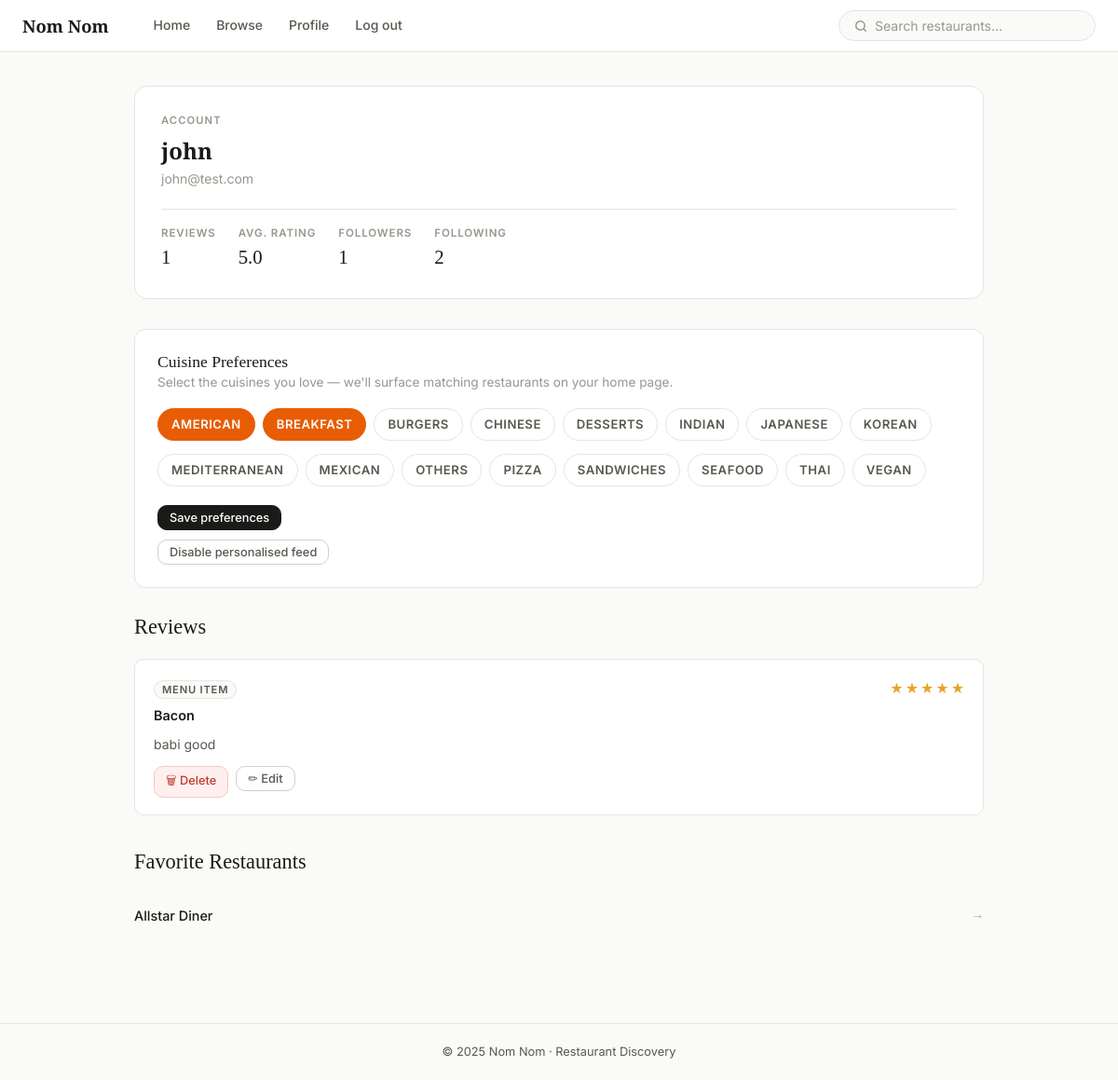
The page /profile (signed in) on the database as committed earlier.
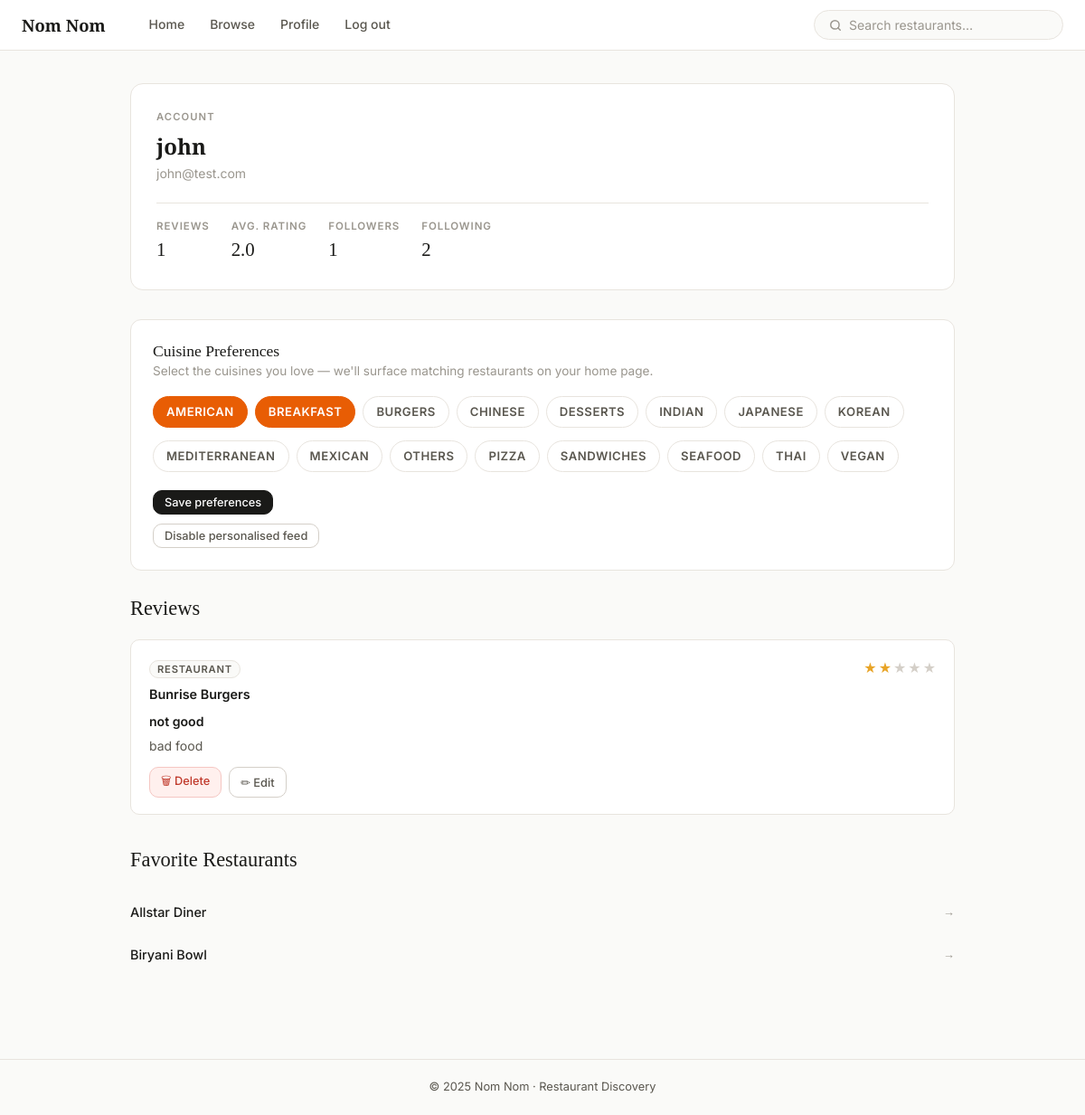
The same page on the database as committed later.
### tables this page shows
CREATE TABLE categories (
    category_id INTEGER PRIMARY KEY AUTOINCREMENT,
    name TEXT NOT NULL,
    description TEXT
);

CREATE TABLE menu_item_reviews (
    review_id INTEGER PRIMARY KEY AUTOINCREMENT,
    item_id INTEGER NOT NULL,
    user_id INTEGER NOT NULL,
    rating INTEGER NOT NULL CHECK(rating BETWEEN 1 AND 5),
    content TEXT,
    upvotes INTEGER DEFAULT 0,
    UNIQUE (user_id, item_id),
    FOREIGN KEY (item_id)  REFERENCES menu_items(item_id),
    FOREIGN KEY (user_id)  REFERENCES users(user_id) ON DELETE CASCADE
);

CREATE TABLE menu_items (
    item_id INTEGER PRIMARY KEY AUTOINCREMENT,
    restaurant_id INTEGER NOT NULL,
    menu_category_id INTEGER,
    name TEXT NOT NULL,
    description TEXT,
    price REAL,
    avg_rating REAL DEFAULT 0.00,
    total_reviews INTEGER DEFAULT 0,
    FOREIGN KEY (restaurant_id) REFERENCES restaurants(restaurant_id),
    FOREIGN KEY (menu_category_id) REFERENCES menu_categories(menu_category_id)
);

CREATE TABLE favorites (
    favorite_id INTEGER PRIMARY KEY AUTOINCREMENT,
    user_id INTEGER NOT NULL,
    restaurant_id INTEGER NOT NULL,
    UNIQUE (user_id, restaurant_id),
    FOREIGN KEY (user_id) REFERENCES users(user_id) ON DELETE CASCADE,
    FOREIGN KEY (restaurant_id) REFERENCES restaurants(restaurant_id)
);

CREATE TABLE restaurants (
    restaurant_id INTEGER PRIMARY KEY AUTOINCREMENT,
    name TEXT NOT NULL,
    category_id INTEGER,
    price_range TEXT,
    full_address TEXT,
    city TEXT,
    state TEXT,
    latitude REAL,
    longitude REAL,
    avg_rating REAL DEFAULT 0.00,
    total_reviews INTEGER DEFAULT 0,
    FOREIGN KEY (category_id) REFERENCES categories(category_id)
);

CREATE TABLE restaurant_reviews (
    review_id INTEGER PRIMARY KEY AUTOINCREMENT,
    restaurant_id INTEGER NOT NULL,
    user_id INTEGER NOT NULL,
    rating INTEGER NOT NULL CHECK(rating BETWEEN 1 AND 5),
    title TEXT,
    content TEXT,
    upvotes INTEGER DEFAULT 0,
    UNIQUE (user_id, restaurant_id),
    FOREIGN KEY (restaurant_id) REFERENCES restaurants(restaurant_id),
    FOREIGN KEY (user_id) REFERENCES users(user_id) ON DELETE CASCADE
);

### web/app.py (the view)
@app.route("/profile")
@login_required
def profile():
    uid      = current_user()["user_id"]
    history  = db.get_user_review_history(uid)
    favs     = db.get_user_favorites(uid)
    follow_counts = db.get_follow_counts(uid)
    following = db.get_following(uid)
    followers = db.get_followers(uid)
    user_prefs = prefs.get_preferences(uid)
    all_cats   = db.get_all_categories()
    return render_template(
        "profile.html",
        history=history,
        favs=favs,
        counts=follow_counts,
        following=following,
        followers=followers,
        user_prefs=user_prefs,
        all_cats=all_cats,
    )

### preferences.py (called while the page is built)
def _load() -> dict:
    if not os.path.exists(_PREF_PATH):
        return {"_schema": {}, "users": {}}
    with open(_PREF_PATH, "r", encoding="utf-8") as f:
        return json.load(f)

def get_preferences(user_id: int) -> dict:
    data = _load()
    key  = str(user_id)
    return data["users"].get(key, {
        "cuisine_preferences": [],
        "price_range":         None,
        "show_personalized":   True,
    })

### sqlQueries.py (called while the page is built)
def get_connection() -> sqlite3.Connection:
    conn = sqlite3.connect(DB_PATH)
    conn.row_factory = sqlite3.Row
    conn.execute("PRAGMA journal_mode = WAL")
    conn.execute("PRAGMA foreign_keys = ON")
    return conn

def get_all_categories() -> list[dict]:
    with get_connection() as conn:
        rows = conn.execute(
            "SELECT category_id, name FROM categories GROUP BY name ORDER BY name"
        ).fetchall()
    return [dict(r) for r in rows]

### web/app.py (called while the page is built)
def current_user():
    return session.get("user")

@app.context_processor
def inject_user():
    return {"user": current_user()}

### web/templates/profile.html (shortened to what the changed rows need)
{% extends "base.html" %}
{% block content %}
<div class="profile-layout">
  <div id="profile-header">
    <div class="profile-stats">
      <div>
        <div class="profile-stat-label">Avg. rating</div>
        <div class="profile-stat-value">
          {% if history %}
            {{ "%.1f"|format((history|map(attribute='rating')|list|sum) / history|length) }}
          {% else %}—{% endif %}
        </div>
      </div>
    </div>
  </div>
  <div id="preferences" class="pref-panel">
    <h2>Cuisine Preferences</h2>
    <form method="POST" action="{{ url_for('save_cuisine_preferences') }}">
      <div class="pref-chip-grid">
        {% for cat in all_cats %}
          <label class="pref-chip {% if cat.category_id in user_prefs.get('cuisine_preferences', []) %}pref-chip--on{% endif %}">
            {{ cat.name }}
          </label>
        {% endfor %}
      </div>
    </form>
  </div>
  <div id="reviews_container">
    <h2>Reviews</h2>
    {% if history %}
      {% for review in history %}
        <div class="review">
          <div class="review__header">
            <div>
              <span class="review__type">{{ review.review_type|replace('_',' ')|title }}</span>
              <div class="review__subject">{{ review.subject }}</div>
            </div>
            <div class="stars">
              {% for i in range(1,6) %}
                <span class="stars_icon {% if i <= review.rating %}filled{% endif %}">★</span>
              {% endfor %}
            </div>
          </div>
          {% if review.title %}
            <div class="review__title">{{ review.title }}</div>
          {% endif %}
          {% if review.content %}
            <p class="review__content">{{ review.content }}</p>
          {% endif %}
          <div class="review__actions">
            {% if review.review_type == 'menu_item' %}
              <form method="POST" action="{{ url_for('delete_review', rev_id=review.review_id, rev_type='men') }}"
                    onsubmit="return confirm('Delete your review?')">
                <button type="submit" class="btn btn--danger btn--sm">🗑 Delete</button>
              </form>
              <div id="ir-view-{{ review.review_id }}">
                <button onclick="toggleItemEdit({{ review.review_id }})" class="btn btn--ghost btn--sm">✏ Edit</button>
              </div>
            {% elif review.review_type == 'restaurant' %}
              <form method="POST" action="{{ url_for('delete_review', rev_id=review.review_id, rev_type='res') }}"
                    onsubmit="return confirm('Delete your review?')">
                <button type="submit" class="btn btn--danger btn--sm">🗑 Delete</button>
              </form>
              <button onclick="toggleRestEdit({{ review.review_id }})" class="btn btn--ghost btn--sm">✏ Edit</button>
            {% endif %}
          </div>
        </div>
      {% endfor %}
    {% else %}
      <div class="empty-state">No reviews yet. Go explore some restaurants!</div>
    {% endif %}
  </div>
  <div id="favorites-container">
    <h2>Favorite Restaurants</h2>
    {% if favs %}
      <ul class="fav-list">
        {% for f in favs %}
          <li>
            <a href="{{ url_for('restaurant', rid=f.restaurant_id) }}" class="fav-item">
              {{ f.name }}
            </a>
          </li>
        {% endfor %}
      </ul>
    {% else %}
      <div class="empty-state">No favorites yet. Save restaurants you love!</div>
    {% endif %}
  </div>
</div>
{% endblock %}

Rows that differ between the two databases and show on the page:
removed menu_item_reviews: review_type "MENU ITEM", subject "Bacon", content "babi good"
added restaurant_reviews: review_type "RESTAURANT", subject "Bunrise Burgers", title "not good", content "bad food"
added favorites: name "Biryani Bowl"
Other text that changed with them:
text no longer shown: "5.0"
text now shown: "2.0"
